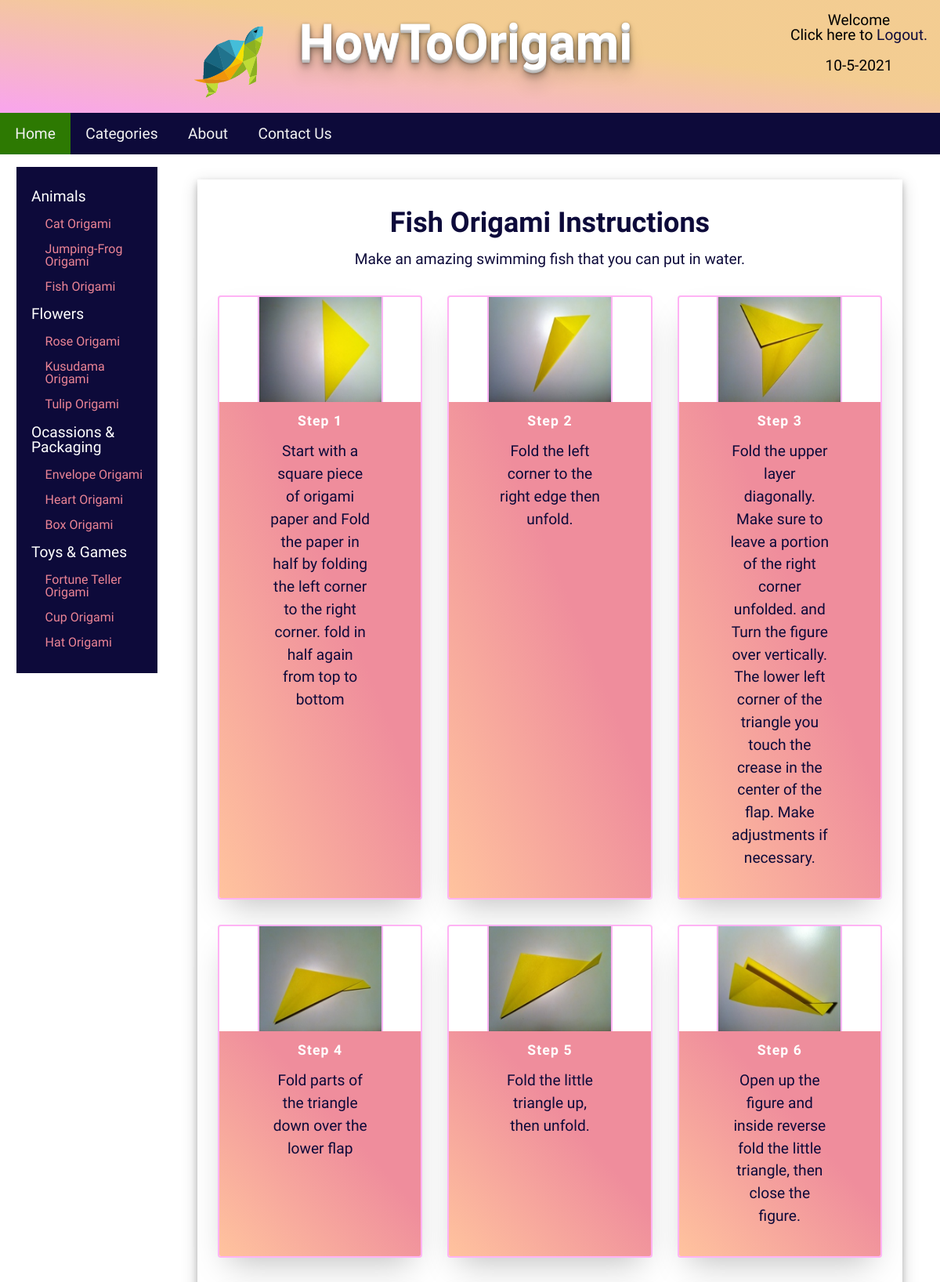
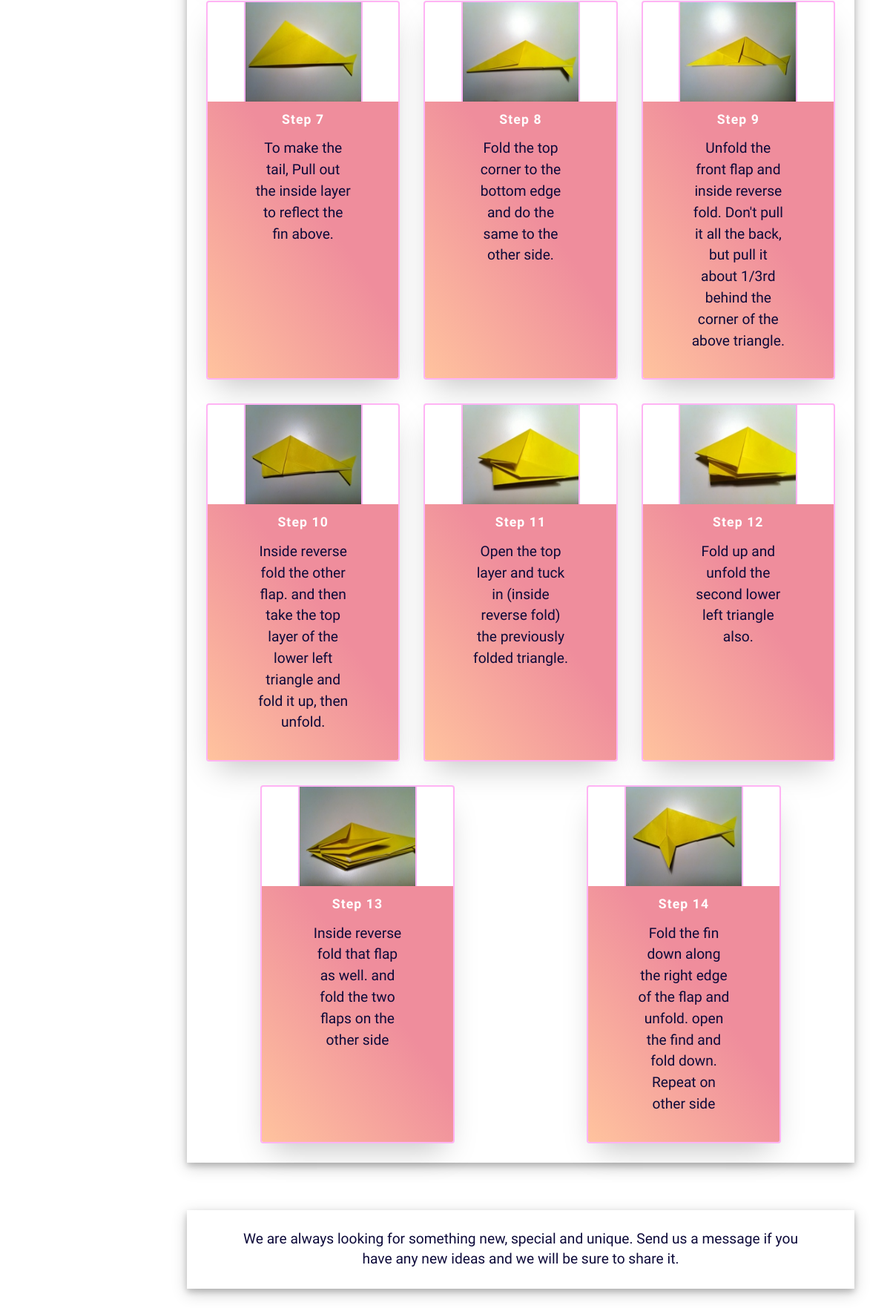
The page /itemDetails.php?id=3 (signed in, upper part) on the database its author committed (2 pictures, top to bottom).
### tables this page shows
CREATE TABLE IF NOT EXISTS `item` (
  `id` int(11) NOT NULL AUTO_INCREMENT,
  `image` varchar(4000) NOT NULL,
  `alt` varchar(250) NOT NULL,
  `description` varchar(4000) NOT NULL,
  `categoryID` int(11) NOT NULL,
  PRIMARY KEY (`id`),
  KEY `categoryID` (`categoryID`)
);

CREATE TABLE IF NOT EXISTS `item_detail` (
  `id` int(11) NOT NULL AUTO_INCREMENT,
  `item_id` int(11) NOT NULL,
  `image` varchar(4000) NOT NULL,
  `step_num` int(11) NOT NULL,
  `step_info` varchar(500) NOT NULL,
  `categoryID` int(11) NOT NULL,
  PRIMARY KEY (`id`),
  KEY `categoryID` (`categoryID`),
  KEY `item_id` (`item_id`)
);

### itemDetails.php (the view, shortened to what this page needs)
<!DOCTYPE html>
<html>
<head>
    <link rel="stylesheet" type="text/css" href="CSS\style-min.css">
    <link rel="stylesheet" type=text/css href="CSS\mediaquery-min.css">
    <link rel="stylesheet" href="https://cdnjs.cloudflare.com/ajax/libs/font-awesome/4.7.0/css/font-awesome.min.css">
</head>
<body>
    <?php require 'headerNav.php' ?>
    <aside class="sidenav">
        <ul>
            <li><a href="items.php#Animals">Animals</a>
                <ul>
                    <?php
                    $conn = mysqli_connect("localhost", "root", "", "howtoorigami");
                    if ($conn) {
                        $select = "select * from item where categoryID=1";
                        $result = mysqli_query($conn, $select);
                        if (mysqli_num_rows($result) > 0) {
                            while ($row = mysqli_fetch_assoc($result)) {
                                $id = $row["id"];
                                $alt = $row["alt"];
                                $li = "<li><a href='itemDetails.php?id=$id'>$alt Origami</a></li>";
                                echo $li;
                            }
                        }
                    } else {
                        echo "problem";
                    }
                    ?>
                </ul>
            </li>
            <li><a href="items.php#Flowers">Flowers</a>
                <ul>
                    <?php
                    if ($conn) {
                        $select = "select * from item where categoryID=2";
                        $result = mysqli_query($conn, $select);
                        if (mysqli_num_rows($result) > 0) {
                            while ($row = mysqli_fetch_assoc($result)) {
                                $id = $row["id"];
                                $alt = $row["alt"];
                                $li = "<li><a href='itemDetails.php?id=$id'>$alt Origami</a></li>";
                                echo $li;
                            }
                        }
                    } else {
                        echo "problem";
                    }
                    ?>
                </ul>
            </li>
            <li><a href="items.php#Occasion">Ocassions & Packaging</a>
                <ul>
                    <?php
                    if ($conn) {
                        $select = "select * from item where categoryID=3";
                        $result = mysqli_query($conn, $select);
                        if (mysqli_num_rows($result) > 0) {
                            while ($row = mysqli_fetch_assoc($result)) {
                                $id = $row["id"];
                                $alt = $row["alt"];
                                $li = "<li><a href='itemDetails.php?id=$id'>$alt Origami</a></li>";
                                echo $li;
                            }
                        }
                    } else {
                        echo "problem";
                    }
                    ?>
                </ul>
            </li>
            <li><a href="items.php#Toys">Toys & Games</a>
                <ul>
                    <?php
                    if ($conn) {
                        $select = "select * from item where categoryID=4";
                        $result = mysqli_query($conn, $select);
                        if (mysqli_num_rows($result) > 0) {
                            while ($row = mysqli_fetch_assoc($result)) {
                                $id = $row["id"];
                                $alt = $row["alt"];
                                $li = "<li><a href='itemDetails.php?id=$id'>$alt Origami</a></li>";
                                echo $li;
                            }
                        }
                    } else {
                        echo "problem";
                    }
                    ?>
                </ul>
            </li>
        </ul>
    </aside>
    <section class="items">
        <?php
        if ($conn) {
            if (isset($_GET['id'])) {
                $id = mysqli_real_escape_string($conn, $_GET['id']);
                $select = "select * from item where id='$id'";
                $result = mysqli_query($conn, $select);
                if (mysqli_num_rows($result) > 0) {
                    while ($row = mysqli_fetch_assoc($result)) {
                        $alt = $row["alt"];
                        $description = $row["description"];
                        $all = "<h1>$alt Origami Instructions</h1>
                <p>$description</p>";
                        echo $all;
                    }
                } else {
                    echo "IDK problem";
                }
            }
        } else {
            echo "PROBLEM";
        }
        ?>
        <div class=" main">
            <ul class="cards">
                <?php
                if ($conn) {
                    if (isset($_GET['id'])) {
                        $id = mysqli_real_escape_string($conn, $_GET['id']);
                        $sql = "select * from item_detail WHERE item_id='$id';";
                        $result = mysqli_query($conn, $sql);
                        if (mysqli_num_rows($result) > 0) {
                            while ($row = mysqli_fetch_assoc($result)) {
                                $image = $row["image"];
                                $step_num = $row["step_num"];
                                $step_info = $row["step_info"];
                                $all = "<li class='cards_item'>
                            <div class='card'>
                                <div class='card_image'><img src='$image' alt='$step_num'></div>
                                <div class='card_content'>
                                    <h2 class='card_title'><b>Step $step_num</b></h2>
                                    <p class='card_text'> $step_info
                                    </p>
                                </div>
                            </div>
                        </li>";
                                echo $all;
                            }
                        } else {
                            echo "Fail";
                        }
                    }
                }
                ?>
            </ul>
        </div>
    </section>
    <section class="items">
        <p>
            We are always looking for something new, special and unique. Send us a message if you have any new ideas
            and we will be sure to share it.
        </p>
    </section>
</body>
</html>

### CSS/style-min.css (style rules this page uses)
html,body,div,span,applet,object,iframe,h1,h2,h3,h4,h5,h6,p,blockquote,pre,a,abbr,acronym,address,big,cite,code,del,dfn,em,img,ins,kbd,q,s,samp,small,strike,strong,sub,sup,tt,var,b,u,i,center,dl,dt,dd,ol,ul,li,fieldset,form,label,legend,table,caption,tbody,tfoot,thead,tr,th,td,article,aside,canvas,details,embed,figure,figcaption,footer,header,hgroup,menu,nav,output,ruby,section,summary,time,mark,audio,video { margin:0;padding:0;border:0;font-size:100%;font:inherit;vertical-align:baseline }
article,aside,details,figcaption,figure,footer,header,hgroup,menu,nav,section { display:block }
body { line-height:1 }
ol,ul { list-style:none }
* { box-sizing:border-box }
body { width:100%;background-image:url(https://image.freepik.com/free-vector/abstract-background_53876-43362.jpg);background-size:cover;overflow-x:hidden;font-family:'Bubblegum Sans',cursive,Arial,Helvetica,sans-serif }
h1 { font-size:2.25em;margin-top:1.7rem;color:#0d0a3a;font-weight:bold;text-transform:capitalize }
h2 { font-size:1.4rem;color:#0d0a3a;font-weight:bold }
a { text-decoration:none;color:#0d0a3a;text-transform:capitalize }
p { margin:1rem 3rem;color:#0d0a3a;line-height:1.4em;font-size:1.2em }
section { box-shadow:0 .25em .50em 0 rgba(0,0,0,0.2),0 .375em 1.25em 0 rgba(0,0,0,0.19);text-align:center;padding:.625em;width:85%;margin-top:2em;margin:2em auto;background-color:white }
#about,.items { padding:10px;width:85%;margin-top:2em;margin:2em auto;float:none }
.main { max-width:75em;margin:0 auto }
img { max-width:100%;vertical-align:middle;width:10em;height:8.375em }
.cards { display:flex;flex-wrap:wrap;list-style:none;margin:0;padding:0 }
.cards_item { display:flex;padding:1rem;margin-left:auto;margin-right:auto }
.card { background-color:white;border-radius:.25rem;box-shadow:0 1.25em 2.5em -0.875em rgba(0,0,0,0.25);display:flex;flex-direction:column;overflow:hidden;border:solid .125em rgba(255,167,243,0.856) }
.card img { border:solid .125em rgba(255,167,243,0.856);border-bottom:0;border-top:0 }
.card_content { padding:1rem;background:linear-gradient(to bottom left,#ef8d9c 40%,#ffc39e 100%);height:100% }
.card_title { color:#fff;font-size:1.1rem;font-weight:700;letter-spacing:.063em;text-transform:capitalize;margin:0 }
.card_text { color:#0d0a3a;font-size:1.2em;line-height:1.5;margin-bottom:1.25rem;font-weight:400 }
.sidenav { width:100%;margin:0;margin-top:.6em;float:none;position:relative;background-color:#0d0a3a;overflow:auto;padding-top:1.3em;padding-bottom:1.3em }
.sidenav a { padding:.375em .5em .625em 1em;text-decoration:none;font-size:1.2em;color:#818181;display:block }
.sidenav li a { color:white }
.sidenav ul li ul li a { color:#eb8495;margin-left:1.3em;font-size:1em;list-style:square inside;display:none }

### CSS/mediaquery-min.css (style rules this page uses)
@media (min-width:60em) { .sidenav { width:15%;float:left;margin-left:1.3em;margin-top:1em } }
@media (min-width:60em) { .sidenav ul li a { font-size:1.2rem } }
@media (min-width:60em) { .sidenav ul li ul li a { display:block } }
@media (min-width:60em) { .items { float:right;width:75%;margin-right:3em } }
@media (min-width:40rem) { .cards_item { width:50% } }
@media (min-width:56rem) { .cards_item { width:33.3333% } }

### itemDetails.php (style rules this page uses)
h1, a { text-transform: capitalize; }

### rows shown on the page
item: alt "Cat"
item: alt "Jumping-Frog"
item: alt "Fish", description "Make an amazing swimming fish that you can put in water."
item: alt "Rose"
item: alt "Kusudama"
item: alt "Tulip"
item: alt "Envelope"
item: alt "Heart"
item: alt "Box"
item: alt "Fortune Teller"
item: alt "Cup"
item: alt "Hat"
item_detail: image (picture), step_num "1", step_info "Start with a square piece of origami paper and Fold the paper in half by folding the left corner to the right corner. fold in half again from top to bottom"
item_detail: image (picture), step_num "2", step_info "Fold the left corner to the right edge then unfold."
item_detail: image (picture), step_num "3", step_info "Fold the upper layer diagonally. Make sure to leave a portion of the right corner unfolded. and Turn the figure over vertically. The lower left corner of the triangle you touch the crease in the center of the flap. Make adjustments if necessary."
item_detail: image (picture), step_num "4", step_info "Fold parts of the triangle down over the lower flap"
item_detail: image (picture), step_num "5", step_info "Fold the little triangle up, then unfold."
item_detail: image (picture), step_num "6", step_info "Open up the figure and inside reverse fold the little triangle, then close the figure."
item_detail: image (picture), step_num "7", step_info "To make the tail, Pull out the inside layer to reflect the fin above."
item_detail: image (picture), step_num "8", step_info "Fold the top corner to the bottom edge and do the same to the other side."
item_detail: image (picture), step_num "9", step_info "Unfold the front flap and inside reverse fold. Don't pull it all the back, but pull it about 1/3rd behind the corner of the above triangle."
item_detail: image (picture), step_num "10", step_info "Inside reverse fold the other flap. and then take the top layer of the lower left triangle and fold it up, then unfold."
item_detail: image (picture), step_num "11", step_info "Open the top layer and tuck in (inside reverse fold) the previously folded triangle."
item_detail: image (picture), step_num "12", step_info "Fold up and unfold the second lower left triangle also."
item_detail: image (picture), step_num "13", step_info "Inside reverse fold that flap as well. and fold the two flaps on the other side"
item_detail: image (picture), step_num "14", step_info "Fold the fin down along the right edge of the flap and unfold. open the find and fold down. Repeat on other side"
